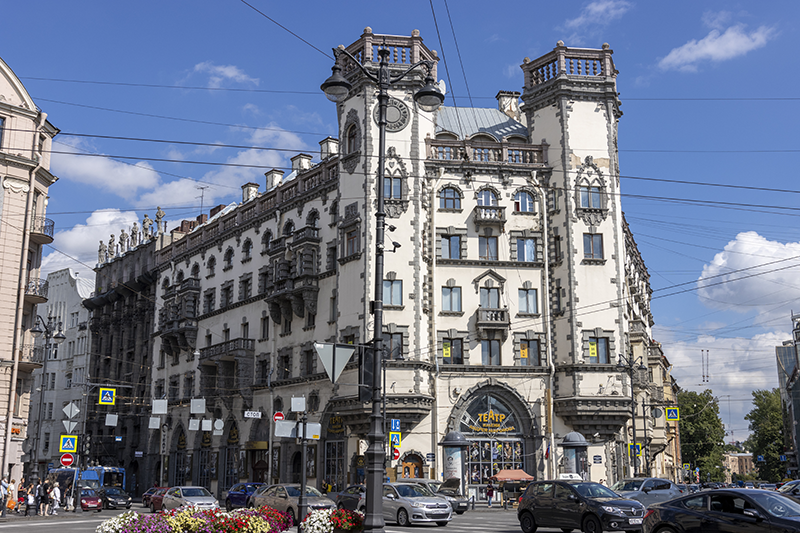
#> input picture examples/data/IMG_1836_800.png, 800 x 533 px
$ jupyter execute l1_gamma.ipynb   (shell and % lines are left out)
#> lines starting #> are read from the running program, lines starting #| are printed output that depends on the picture
[cell 1]
from ipywidgets import *
import colour as cs
import cv2 as cv
import numpy as np
import os
import matplotlib.pyplot as plt
from matplotlib.widgets import Slider, Button

def apply_degamma(input_image: np.ndarray, gamma: float) -> np.ndarray:
    return np.float_power(input_image / 255, 1 / gamma) * 255

def apply_gamma(input_image: np.ndarray, gamma: float) -> np.ndarray:
    # return (cs.gamma_function(input_image / 255, gamma, 'Clamp') * 255).astype(np.uint8)
    return (np.float_power(input_image / 255, gamma) * 255).astype(np.uint8)

# Define initial parameters
init_gamma = 2.2

image = cv.imread(os.getcwd() + "/data/IMG_1836_800.png")
#> image is the input picture: shape (533, 800, 3); mean B, G, R 138.1, 119.5, 111.7
image.shape
image = cv.cvtColor(image, cv.COLOR_BGR2RGB)
image_dg = apply_degamma(image, 2.2)
#> in apply_degamma, `return np.float_power(input_image / 255, 1 / gamma) * 255`:
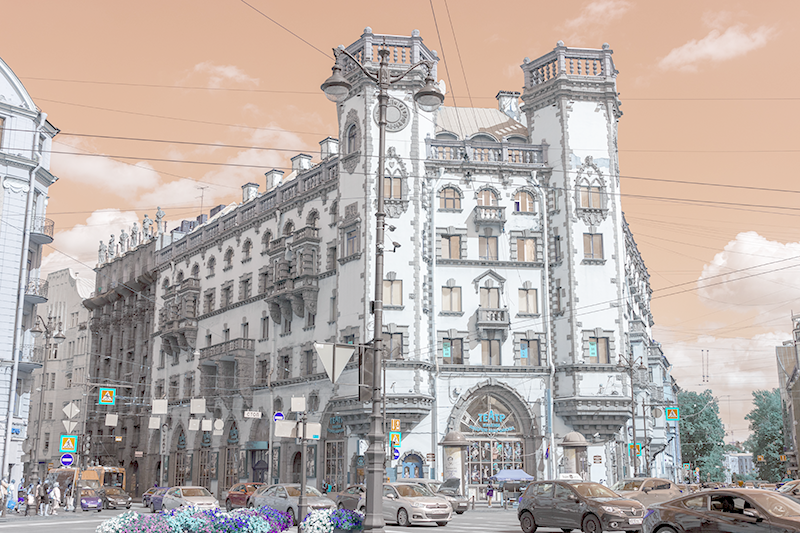
#> returned value: shape (533, 800, 3) float64; mean of channels 0, 1, 2 168.3, 173.7, 184.9; drawn as B, G, R

image_dg_curr = image_dg

# Create the figure and the line that we will manipulate
fig, axs = plt.subplots(1, 2, figsize=(20, 10))
axs[0].imshow(apply_gamma(image_dg, 2.2))
#> in apply_gamma, `return (np.float_power(input_image / 255, gamma) * 255).astype(np.uint8)`:
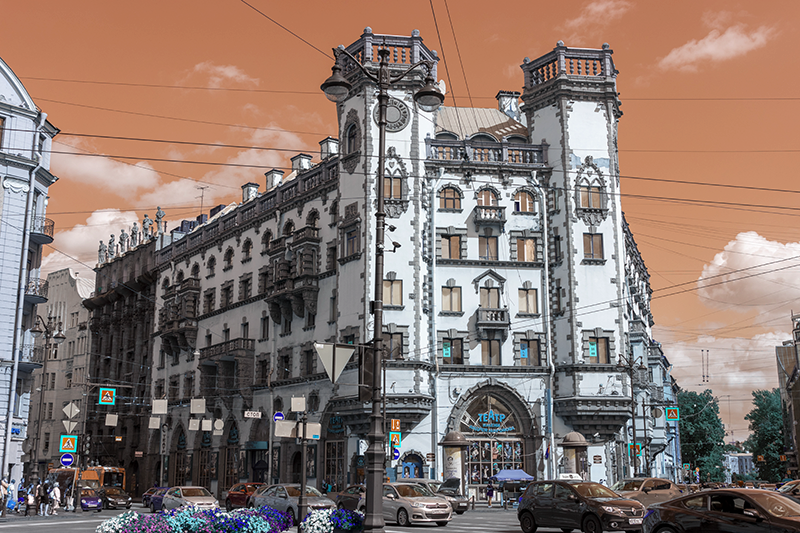
#> returned value: shape (533, 800, 3); mean of channels 0, 1, 2 111.3, 119, 137.7; drawn as B, G, R
axs[0].set_xlabel('Gamma')
axs[1].hist(image_dg_curr.flatten(), bins='auto')
axs[1].set_title('Histogram of pixel intensities')

# adjust the main plot to make room for the sliders
fig.subplots_adjust(bottom=0.25)

# Make a horizontal slider to control the frequency.
axgamma = fig.add_axes([0.20, 0.1, 0.60, 0.03])
gamma_slider = Slider(
    ax=axgamma,
    label='Gamma',
    valmin=1.0,
    valmax=5.0,
    valinit=init_gamma,
)


# The function to be called anytime a slider's value changes
def update(val):
    image_dg_curr = apply_gamma(image_dg, gamma_slider.val)
    axs[0].imshow(image_dg_curr)
    axs[1].clear()
    axs[1].hist(image_dg_curr.flatten(), bins='auto')
    fig.canvas.draw_idle()


# register the update function with each slider
gamma_slider.on_changed(update)

# Create a `matplotlib.widgets.Button` to reset the sliders to initial values.
resetax = fig.add_axes([0.8, 0.025, 0.1, 0.04])
button = Button(resetax, 'Reset', hovercolor='0.975')


def reset(event):
    gamma_slider.reset()
button.on_clicked(reset)

plt.show()
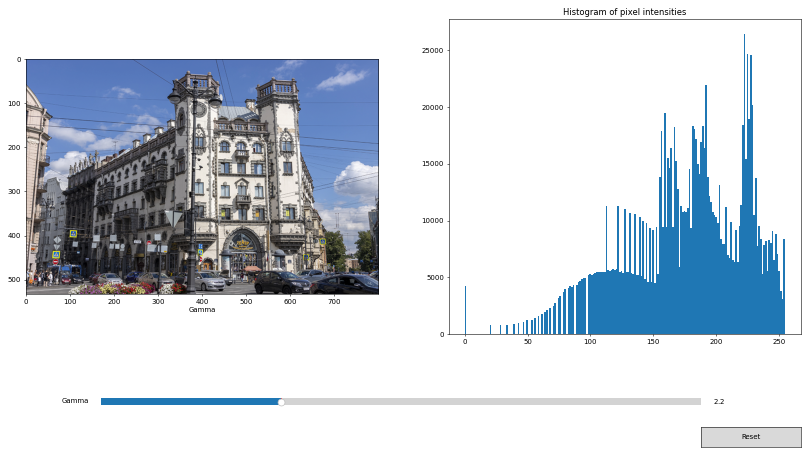
#> figure drawn by matplotlib, 3 panels; panel 2: tallest bar 26451 high, from x = 222 to 223.3
